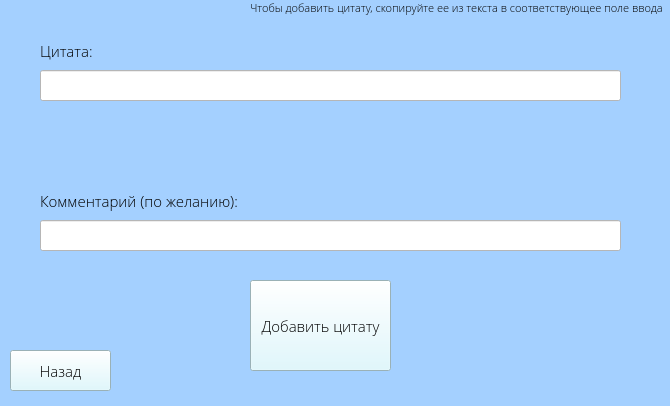
<?xml version="1.0" encoding="UTF-8"?>
<ui version="4.0">
 <class>Form</class>
 <widget class="QWidget" name="Form">
  <property name="geometry">
   <rect>
    <x>0</x>
    <y>0</y>
    <width>670</width>
    <height>406</height>
   </rect>
  </property>
  <property name="windowTitle">
   <string>Form</string>
  </property>
  <property name="styleSheet">
   <string notr="true">background-color: rgb(164, 208, 255);</string>
  </property>
  <widget class="QLineEdit" name="quote_le">
   <property name="geometry">
    <rect>
     <x>40</x>
     <y>70</y>
     <width>581</width>
     <height>31</height>
    </rect>
   </property>
   <property name="font">
    <font>
     <family>Open Sans Light</family>
     <pointsize>11</pointsize>
    </font>
   </property>
   <property name="styleSheet">
    <string notr="true">background-color: rgb(255, 255, 255);</string>
   </property>
  </widget>
  <widget class="QLabel" name="label">
   <property name="geometry">
    <rect>
     <x>40</x>
     <y>40</y>
     <width>61</width>
     <height>21</height>
    </rect>
   </property>
   <property name="font">
    <font>
     <family>Open Sans Light</family>
     <pointsize>11</pointsize>
    </font>
   </property>
   <property name="text">
    <string>Цитата:</string>
   </property>
  </widget>
  <widget class="QLabel" name="label_2">
   <property name="geometry">
    <rect>
     <x>40</x>
     <y>190</y>
     <width>211</width>
     <height>21</height>
    </rect>
   </property>
   <property name="font">
    <font>
     <family>Open Sans Light</family>
     <pointsize>11</pointsize>
    </font>
   </property>
   <property name="text">
    <string>Комментарий (по желанию):</string>
   </property>
  </widget>
  <widget class="QLineEdit" name="comment_le">
   <property name="geometry">
    <rect>
     <x>40</x>
     <y>220</y>
     <width>581</width>
     <height>31</height>
    </rect>
   </property>
   <property name="font">
    <font>
     <family>Open Sans Light</family>
     <pointsize>11</pointsize>
    </font>
   </property>
   <property name="styleSheet">
    <string notr="true">background-color: rgb(255, 255, 255);</string>
   </property>
  </widget>
  <widget class="QPushButton" name="confirm_btn">
   <property name="geometry">
    <rect>
     <x>250</x>
     <y>280</y>
     <width>141</width>
     <height>91</height>
    </rect>
   </property>
   <property name="font">
    <font>
     <family>Open Sans Light</family>
     <pointsize>11</pointsize>
    </font>
   </property>
   <property name="styleSheet">
    <string notr="true">background-color: rgb(216, 248, 255);</string>
   </property>
   <property name="text">
    <string>Добавить цитату</string>
   </property>
  </widget>
  <widget class="QLabel" name="label_3">
   <property name="geometry">
    <rect>
     <x>250</x>
     <y>0</y>
     <width>421</width>
     <height>16</height>
    </rect>
   </property>
   <property name="font">
    <font>
     <family>Open Sans Light</family>
     <pointsize>8</pointsize>
    </font>
   </property>
   <property name="text">
    <string>Чтобы добавить цитату, скопируйте ее из текста в соответствующее поле ввода</string>
   </property>
  </widget>
  <widget class="QLabel" name="error_lbl">
   <property name="geometry">
    <rect>
     <x>0</x>
     <y>380</y>
     <width>661</width>
     <height>21</height>
    </rect>
   </property>
   <property name="font">
    <font>
     <family>Open Sans Light</family>
     <pointsize>8</pointsize>
    </font>
   </property>
   <property name="text">
    <string/>
   </property>
  </widget>
  <widget class="QPushButton" name="back_btn">
   <property name="geometry">
    <rect>
     <x>10</x>
     <y>350</y>
     <width>101</width>
     <height>41</height>
    </rect>
   </property>
   <property name="font">
    <font>
     <family>Open Sans Light</family>
     <pointsize>11</pointsize>
    </font>
   </property>
   <property name="styleSheet">
    <string notr="true">background-color: rgb(216, 248, 255);</string>
   </property>
   <property name="text">
    <string>Назад</string>
   </property>
  </widget>
 </widget>
 <resources/>
 <connections/>
</ui>
